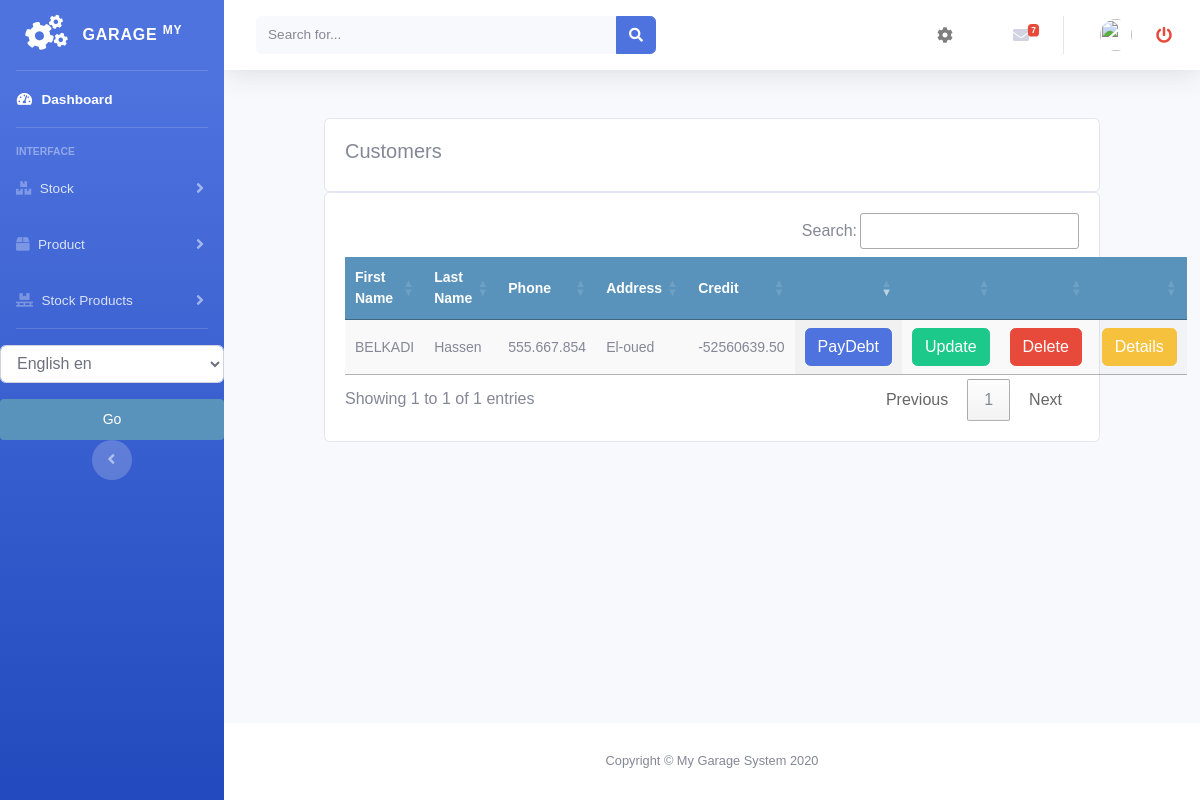
Before: /supplier/supplier_list with the older database file.
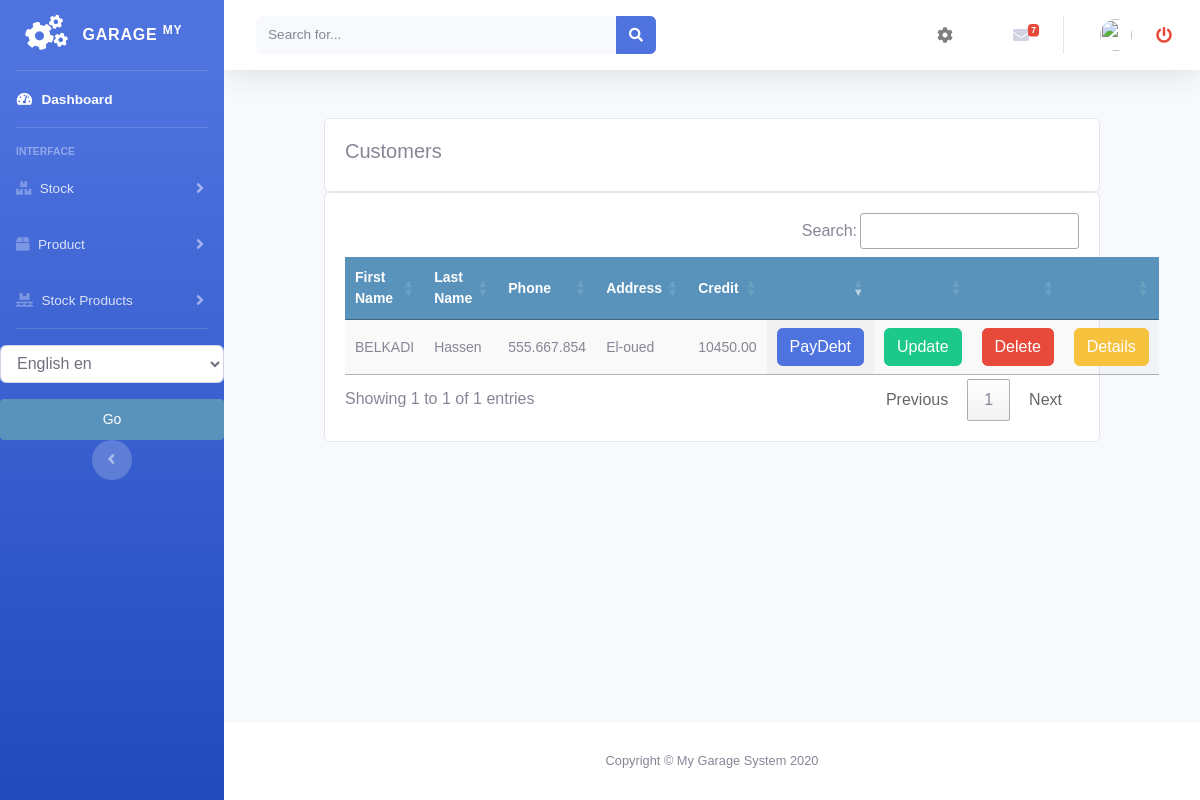
After: the same page with the newer database file.
### supplier/models.py (models this page shows, shortened)
class Supplier(models.Model):
    firstname = models.CharField(max_length=250, null=True)
    lastname = models.CharField(max_length=250, null=True)
    address = models.CharField(max_length=200, null=True)
    phone = models.CharField(max_length=200, null=True)
    email = models.EmailField(null=True)
    date_created = models.DateTimeField(auto_now_add=True, null=True)
    date_joined = models.DateField(null=True)
    credit = models.DecimalField(max_digits=10, decimal_places=2, null=True, default=0.0)
    def get_credit(self):
        return round(sum(order.debt for order in self.orders.filter(
            supplier=self,
            created__year=CurrentYear.objects.all().filter()[:1].get().year)
                         ), 2)

### accounts/models.py (models this page shows, shortened)
class CurrentYear(models.Model):
    year = models.IntegerField(_('year'), )

### buyorder/models.py (models this page shows, shortened)
class BuyOrder(models.Model):
    user = models.IntegerField(default=0)
    supplier = models.ForeignKey(Supplier, on_delete=models.DO_NOTHING, related_name="orders")
    created = models.DateTimeField(auto_now_add=True)
    updated = models.DateTimeField(auto_now=True)
    paid = models.BooleanField(default=False)
    order_tva = models.PositiveIntegerField(default=0)
    debt = models.DecimalField(max_digits=10, decimal_places=2, null=True, blank=True, default=0)
    confirmed = models.BooleanField(default=False)
    order_date = models.DateField(null=True, blank=True)
    total_price = models.DecimalField(max_digits=10, decimal_places=2, null=True, blank=True, default=0)
    class Meta:
        ordering = ('-created',)

### supplier/views.py (the view)
# urls.py: path('supplier_list', views.supplier_list, name='supplier_list'),
def supplier_list(request):
    suppliers = Supplier.objects.all()
    context = {
        'suppliers': suppliers
    }
    return render(request, 'supplier/list_supplier.html', context)

### accounts/templatetags/erpextra.py (called while the page is built)
@register.filter(name='has_group')
def has_group(user, group_name):
    group = Group.objects.get(name=group_name)
    return True if group in user.groups.all() else False

### supplier/templates/supplier/list_supplier.html (shortened to what this page needs)
{% extends 'home.html' %}
{% load static %}
{% load i18n %}
{% block content %}
<br>
<div class="row">
    <div class="col">
        <div class="card card-body">
            <h5>{% trans "Customers" %}</h5>
        </div>
        <div class="card card-body">
            <table id="table_id" class="display text-center">
                <thead>
                <tr>
                    <th>{% trans "First Name" %}</th>
                    <th>{% trans "Last Name" %}</th>
                    <th>{% trans "Phone" %}</th>
                    <th>{% trans "Address" %}</th>
                    <th>{% trans "Credit" %}</th>
                    <th></th>
                    <th></th>
                    <th></th>
                    <th></th>
                </tr>
                </thead>
                <tbody>
                {% for supplier in suppliers %}
                <tr>
                    <td>
                        {{supplier.firstname}}
                    </td>
                    <td>
                        {{supplier.lastname}}
                    </td>
                    <td>
                        {{supplier.phone}}
                    </td>
                    <td>
                        {{supplier.address}}
                    </td>
                    <td>
                        {{supplier.get_credit}}
                    </td>
                    <td>
                        {% if supplier.credit > 0%}
                        <a class="btn btn-primary " href="{% url 'payments:create_supplier_payment_by_supplier' supplier.id %}">{% trans "PayDebt" %}</a>
                        {% endif %}
                    </td>
                    <td>
                        <a class="btn btn-success " href="{% url 'supplier:update_supplier' supplier.id %}">{% trans "Update" %}</a>
                    </td>
                    <td>
                        <a class="btn btn-danger " href="{% url 'supplier:delete_supplier' supplier.id %}">{% trans "Delete" %}</a>
                    </td>
                    <td>
                        <a class="btn btn-warning " href="{% url 'supplier:supplier_detail' supplier.id %}">{% trans "Details" %}</a>
                    </td>
                </tr>
                {% endfor %}
                </tbody>
            </table>
        </div>
    </div>
</div>
{% endblock %}
{% block jsscript %}
<link rel="stylesheet" href="https://ajax.googleapis.com/ajax/libs/jqueryui/1.12.1/themes/smoothness/jquery-ui.css">
<link rel="stylesheet" href="https://cdnjs.cloudflare.com/ajax/libs/chosen/1.8.7/chosen.min.css"/>
<link rel="stylesheet" type="text/css" href="https://cdn.datatables.net/1.10.22/css/jquery.dataTables.css">
<link rel="stylesheet" type="text/css" href="https://cdn.datatables.net/1.10.22/css/jquery.dataTables.css">
<link rel="stylesheet" type="text/css" href="https://cdn.datatables.net/buttons/1.6.5/css/buttons.dataTables.min.css">
{% endblock %}

Changed rows visible on the page:
changed through a linked row, Supplier "BELKADI": get_credit "-52560639.50" → "10450.00"
